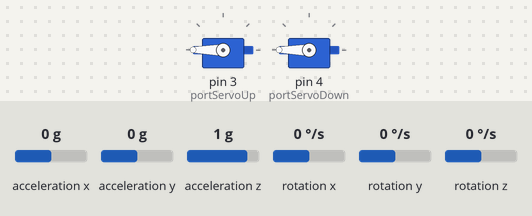
A sketch run on a simulated Arduino Uno, built for the host (arithmetic inside an expression is 32-bit, double 64-bit). Parts: 2 × servo. The test bench sets the inputs (shaded band); at power-on: acceleration x 0 g, acceleration y 0 g, acceleration z 1 g, rotation x 0 °/s, rotation y 0 °/s, rotation z 0 °/s. What the sketch prints to the serial monitor is not drawn.

Above: at 6.5 s.
6.6 s: acceleration x set to -0.2 g
At 9.2 s:
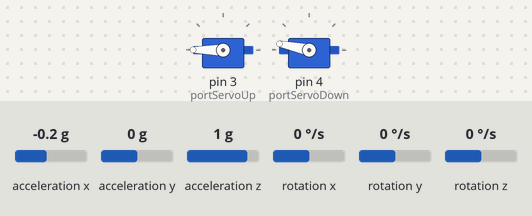
9.6 s: acceleration y set to -0.2 g
At 12.2 s:
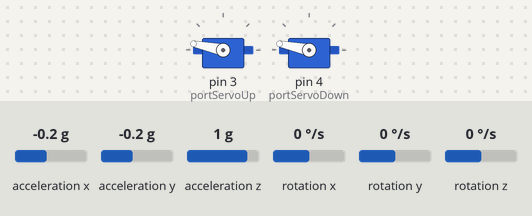
12.6 s: acceleration z set to -1.4 g
15.6 s: rotation x set to 192 °/s
At 18.4 s:
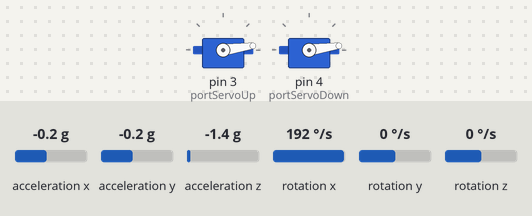
18.6 s: acceleration x set to -1.4 g
At 21.1 s:
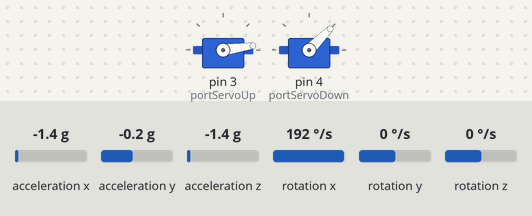
21.6 s: rotation y set to -192 °/s
Timing chart, 0 to 25.5 s (numbered marks = the images above; inputs shaded):
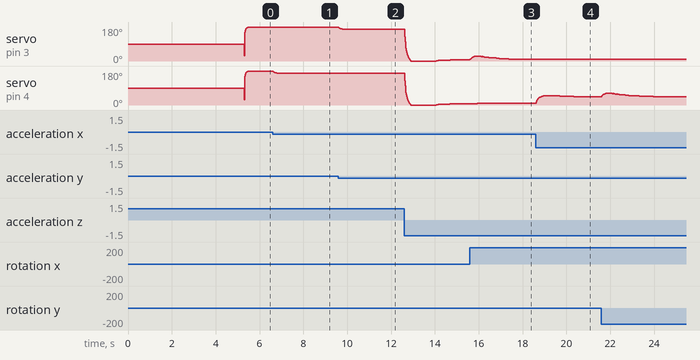

The sketch:

main.ino
```cpp
#include "CurieIMU.h"
#include "Kalman.h"
#include <Servo.h>

Kalman kalmanX;
Kalman kalmanY;
Kalman kalmanZ;
//raw data from IMU
int ax, ay, az;
int gx, gy, gz;
//angles from accelerometer
double accXangle;
double accYangle;
double accZangle;
//rate from gyros
double gyroXrate;
double gyroYrate;
double gyroZrate;
//angles from gyros
double gyroXangle = 90;
double gyroYangle = 90;
double gyroZangle = 90;
//angles from complementary filter
double compAngleX = 90;
double compAngleY = 90;
double compAngleZ = 90;
//angles from Kalman filter
double kalAngleX;
double kalAngleY;
double kalAngleZ;
//timer
uint32_t timer;
//Servo initialisation
int portServoUp = 3;
int portServoDown = 4;
Servo servoUp;
Servo servoDown;


int calibrateOffsets = 1;

void setup()
{
  servoUp.attach(portServoUp);
  servoDown.attach(portServoDown);
  //Initial servo position, correct if neccessary
  servoUp.write(90 + 0);
  servoDown.write(90 + 0);

  Serial.begin(9600);
  while (!Serial);    // wait for the serial port to open
  // initialize device
  Serial.println("Initializing IMU device...");
  CurieIMU.begin();
  // verify connection
  Serial.println("Testing device connections...");
  if (CurieIMU.begin())
  {
    Serial.println("CurieIMU connection successful");
  }
  else
  {
    Serial.println("CurieIMU connection failed");
  }
  autoCalibrationIMU();
}

void loop()
{
  //reading raw data from IMU
  CurieIMU.readMotionSensor(ax, ay, az, gx, gy, gz);
  //calculating angles from accelerometer
  accXangle = (atan2(ay,az)+PI)*RAD_TO_DEG;
  accYangle = (atan2(ax,az)+PI)*RAD_TO_DEG;
  accZangle = (atan2(ay,ax)+PI)*RAD_TO_DEG;
  //rate calculation from gyros
  gyroXrate = (double)gx/131.0;
  gyroYrate = -((double)gy/131.0);
  gyroZrate = ((double)gz/131.0);

  //angle calculation from gyros
  gyroXangle += gyroXrate*((double)(micros()-timer)/1000000);
  gyroYangle += gyroYrate*((double)(micros()-timer)/1000000);
  gyroZangle += gyroZrate*((double)(micros()-timer)/1000000);

  //complementary filter
  compAngleX = (0.93*(compAngleX+(gyroXrate*(double)(micros()-timer)/1000000)))+(0.07*accXangle);
  compAngleY = (0.93*(compAngleY+(gyroYrate*(double)(micros()-timer)/1000000)))+(0.07*accYangle);
  compAngleZ = (0.93*(compAngleZ+(gyroZrate*(double)(micros()-timer)/1000000)))+(0.07*accZangle);

  //Kalman filter
  kalAngleX = kalmanX.getAngle(accXangle, gyroXrate, (double)(micros()-timer)/1000000);
  kalAngleY = kalmanY.getAngle(accYangle, gyroYrate, (double)(micros()-timer)/1000000);
  kalAngleZ = kalmanZ.getAngle(accZangle, gyroZrate, (double)(micros()-timer)/1000000);
  //writing angles to servos
  servoUp.write(kalAngleX);
  servoDown.write(kalAngleY);
  //time calculation
  timer = micros();


}

void autoCalibrationIMU()
{
  // use the code below to calibrate accel/gyro offset values
  if (calibrateOffsets == 1) {
    Serial.println("Internal sensor offsets BEFORE calibration...");
    Serial.print(CurieIMU.getAccelerometerOffset(X_AXIS));
    Serial.print("\t"); // -76
    Serial.print(CurieIMU.getAccelerometerOffset(Y_AXIS));
    Serial.print("\t"); // -235
    Serial.print(CurieIMU.getAccelerometerOffset(Z_AXIS));
    Serial.print("\t"); // 168
    Serial.print(CurieIMU.getGyroOffset(X_AXIS));
    Serial.print("\t"); // 0
    Serial.print(CurieIMU.getGyroOffset(Y_AXIS));
    Serial.print("\t"); // 0
    Serial.println(CurieIMU.getGyroOffset(Z_AXIS));

    // To manually configure offset compensation values,
    // use the following methods instead of the autoCalibrate...() methods below
    //CurieIMU.setAccelerometerOffset(X_AXIS,495.3);
    //CurieIMU.setAccelerometerOffset(Y_AXIS,-15.6);
    //CurieIMU.setAccelerometerOffset(Z_AXIS,491.4);
    //CurieIMU.setGyroOffset(X_AXIS,7.869);
    //CurieIMU.setGyroOffset(Y_AXIS,-0.061);
    //CurieIMU.setGyroOffset(Z_AXIS,15.494);

    Serial.println("About to calibrate. Make sure your board is stable and upright");
    delay(5000);

    // The board must be resting in a horizontal position for
    // the following calibration procedure to work correctly!
    Serial.print("Starting Gyroscope calibration and enabling offset compensation...");
    CurieIMU.autoCalibrateGyroOffset();
    Serial.println(" Done");

    Serial.print("Starting Acceleration calibration and enabling offset compensation...");
    CurieIMU.autoCalibrateAccelerometerOffset(X_AXIS, 0);
    CurieIMU.autoCalibrateAccelerometerOffset(Y_AXIS, 0);
    CurieIMU.autoCalibrateAccelerometerOffset(Z_AXIS, 1);
    Serial.println(" Done");

    Serial.println("Internal sensor offsets AFTER calibration...");
    Serial.print(CurieIMU.getAccelerometerOffset(X_AXIS));
    Serial.print("\t"); // -76
    Serial.print(CurieIMU.getAccelerometerOffset(Y_AXIS));
    Serial.print("\t"); // -2359
    Serial.print(CurieIMU.getAccelerometerOffset(Z_AXIS));
    Serial.print("\t"); // 1688
    Serial.print(CurieIMU.getGyroOffset(X_AXIS));
    Serial.print("\t"); // 0
    Serial.print(CurieIMU.getGyroOffset(Y_AXIS));
    Serial.print("\t"); // 0
    Serial.println(CurieIMU.getGyroOffset(Z_AXIS));
  }

}
```

Kalman.h
```cpp
// (licence header left out)
#ifndef _Kalman_h
#define _Kalman_h

class Kalman {
public:

    Kalman() {
        /* We will set the varibles like so, these can also be tuned by the user */
        Q_angle = 0.001;
        Q_bias = 0.003;
        R_measure = 0.03;

        bias = 0; // Reset bias
        P[0][0] = 0; // Since we assume tha the bias is 0 and we know the starting angle (use setAngle), the error covariance matrix is set like so - see: http://en.wikipedia.org/wiki/Kalman_filter#Example_application.2C_technical
        P[0][1] = 0;
        P[1][0] = 0;
        P[1][1] = 0;
    };

    // The angle should be in degrees and the rate should be in degrees per second and the delta time in seconds
    double getAngle(double newAngle, double newRate, double dt) {

        // KasBot V2  -  Kalman filter module - http://www.x-firm.com/?page_id=145
        // Modified by Kristian Lauszus
        // See my blog post for more information: http://blog.tkjelectronics.dk/2012/09/a-practical-approach-to-kalman-filter-and-how-to-implement-it

        // Discrete Kalman filter time update equations - Time Update ("Predict")
        // Update xhat - Project the state ahead
        /* Step 1 */
        rate = newRate - bias;
        angle += dt * rate;

        // Update estimation error covariance - Project the error covariance ahead
        /* Step 2 */
        P[0][0] += dt * (dt*P[1][1] - P[0][1] - P[1][0] + Q_angle);
        P[0][1] -= dt * P[1][1];
        P[1][0] -= dt * P[1][1];
        P[1][1] += Q_bias * dt;

        // Discrete Kalman filter measurement update equations - Measurement Update ("Correct")
        // Calculate Kalman gain - Compute the Kalman gain
        /* Step 4 */
        S = P[0][0] + R_measure;
        /* Step 5 */
        K[0] = P[0][0] / S;
        K[1] = P[1][0] / S;

        // Calculate angle and bias - Update estimate with measurement zk (newAngle)
        /* Step 3 */
        y = newAngle - angle;
        /* Step 6 */
        angle += K[0] * y;
        bias += K[1] * y;

        // Calculate estimation error covariance - Update the error covariance
        /* Step 7 */
        P[0][0] -= K[0] * P[0][0];
        P[0][1] -= K[0] * P[0][1];
        P[1][0] -= K[1] * P[0][0];
        P[1][1] -= K[1] * P[0][1];

        return angle;
    };

    void setAngle(double newAngle) { angle = newAngle; }; // Used to set angle, this should be set as the starting angle

    double getRate() { return rate; }; // Return the unbiased rate

    /* These are used to tune the Kalman filter */
    void setQangle(double newQ_angle) { Q_angle = newQ_angle; };
    void setQbias(double newQ_bias) { Q_bias = newQ_bias; };
    void setRmeasure(double newR_measure) { R_measure = newR_measure; };

private:
    /* Kalman filter variables */
    double Q_angle; // Process noise variance for the accelerometer
    double Q_bias; // Process noise variance for the gyro bias
    double R_measure; // Measurement noise variance - this is actually the variance of the measurement noise

    double angle; // The angle calculated by the Kalman filter - part of the 2x1 state matrix
    double bias; // The gyro bias calculated by the Kalman filter - part of the 2x1 state matrix
    double rate; // Unbiased rate calculated from the rate and the calculated bias - you have to call getAngle to update the rate

    double P[2][2]; // Error covariance matrix - This is a 2x2 matrix
    double K[2]; // Kalman gain - This is a 2x1 matrix
    double y; // Angle difference - 1x1 matrix
    double S; // Estimate error - 1x1 matrix
};

#endif
```

Measured:
- the behaviour switches between 0 and -0.1 g on acceleration x (found by bisection; images 0 and 1)
- the behaviour switches between 0 and -0.1 g on acceleration y (found by bisection; images 1 and 2)
- after the input at 15.6 s, servo on pin 4 (portServoDown): 7° → 8° after 0.33 s instead of 0.60 s
- after the input at 18.6 s, servo on pin 4 (portServoDown): rises from 8° to 49° in 0.69 s, then falls to 45° in 1.0 s
